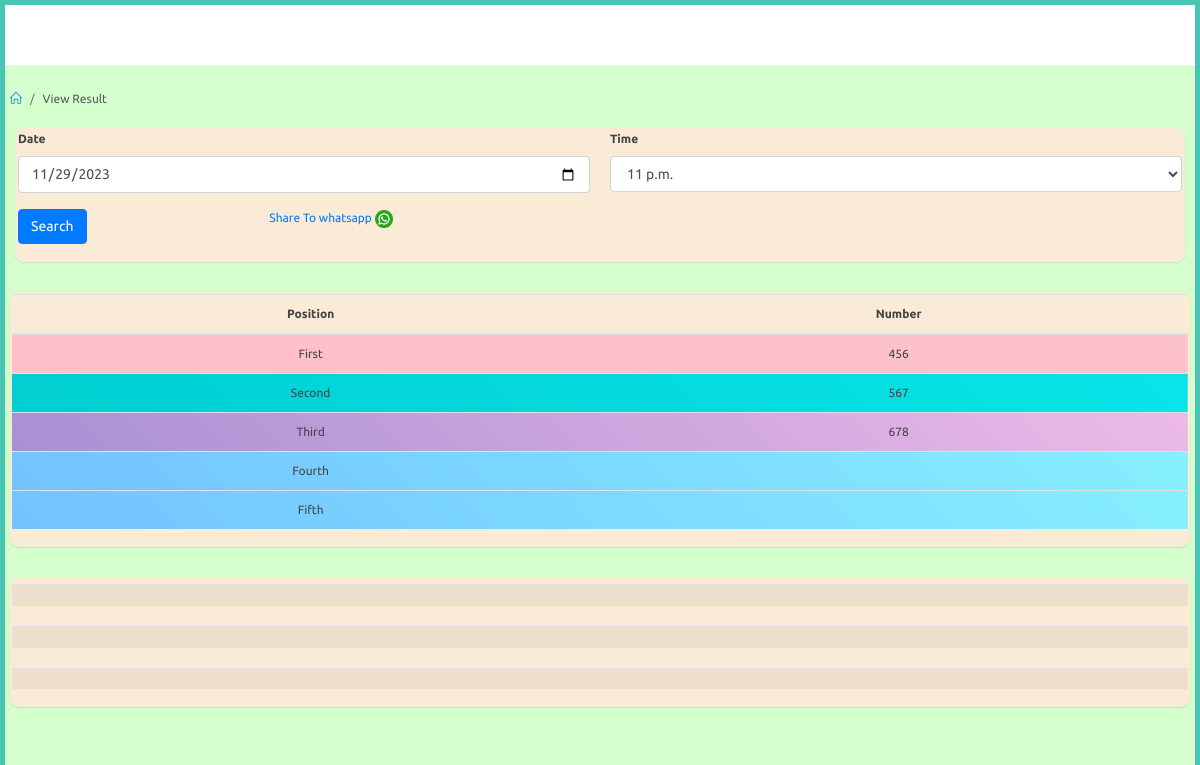
/adminapp/view-results (signed in), run on an earlier commit of the app's database.
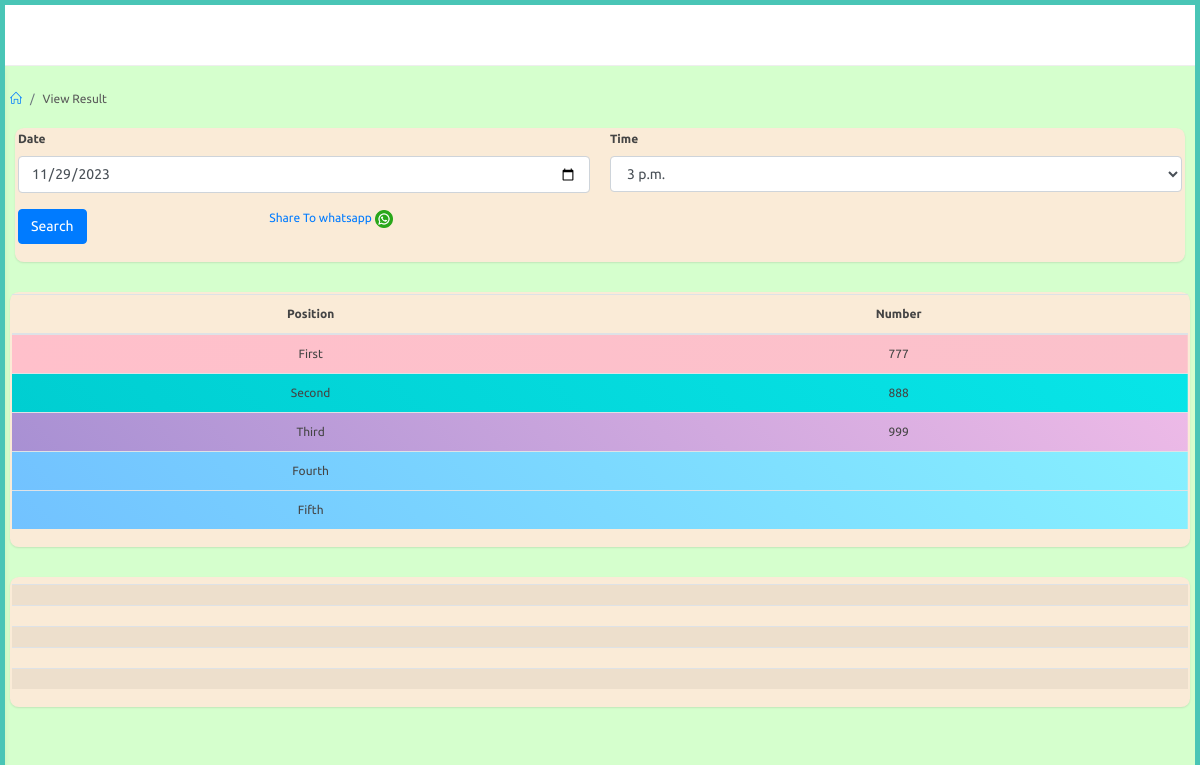
And on a later commit of the database.
### adminapp/models.py (models this page shows, shortened)
class Result(models.Model):
    date = models.DateField()
    time = models.ForeignKey(PlayTime,on_delete=models.CASCADE)
    first = models.CharField(max_length=3,null=True)
    second = models.CharField(max_length=3,null=True)
    third = models.CharField(max_length=3,null=True)
    fourth = models.CharField(max_length=3,null=True)
    fifth = models.CharField(max_length=3,null=True)
    field1 = models.CharField(max_length=3,null=True)
    field2 = models.CharField(max_length=3,null=True)
    field3 = models.CharField(max_length=3,null=True)
    field4 = models.CharField(max_length=3,null=True)
    field5 = models.CharField(max_length=3,null=True)
    field6 = models.CharField(max_length=3,null=True)
    field7 = models.CharField(max_length=3,null=True)
    field8 = models.CharField(max_length=3,null=True)
    field9 = models.CharField(max_length=3,null=True)
    field10 = models.CharField(max_length=3,null=True)
    field11 = models.CharField(max_length=3,null=True)
    field12 = models.CharField(max_length=3,null=True)
    field13 = models.CharField(max_length=3,null=True)
    field14 = models.CharField(max_length=3,null=True)
    field15 = models.CharField(max_length=3,null=True)
    field16 = models.CharField(max_length=3,null=True)
    field17 = models.CharField(max_length=3,null=True)
    field18 = models.CharField(max_length=3,null=True)
    field19 = models.CharField(max_length=3,null=True)
    field20 = models.CharField(max_length=3,null=True)
    field21 = models.CharField(max_length=3,null=True)
    field22 = models.CharField(max_length=3,null=True)
    field23 = models.CharField(max_length=3,null=True)
    field24 = models.CharField(max_length=3,null=True)
    field25 = models.CharField(max_length=3,null=True)
    field26 = models.CharField(max_length=3,null=True)
    field27 = models.CharField(max_length=3,null=True)
    field28 = models.CharField(max_length=3,null=True)
    field29 = models.CharField(max_length=3,null=True)
    field30 = models.CharField(max_length=3,null=True)

### adminapp/views.py (the view, shortened to what this page needs)
# urls.py: path('view-results',views.view_results,name="view_results"),
@login_required
@admin_required
def view_results(request):
    times = PlayTime.objects.filter().all().order_by('id')
    results = Result.objects.filter().last()
    context = {
        'times' : times,
        'results' : results
    }
    return render(request,'adminapp/view_results.html',context)

### templates/adminapp/view_results.html (shortened to what the changed rows need)
{% extends 'adminapp/partials/base.html' %}
{% load static %}
{% block content %}
<div id="main-content">
    <div class="container-fluid">
        <div class="card" style="background-color:antiquewhite;-webkit-padding-start: 0px;padding-right: 0px;">
            <div class="body">
                <form method="POST">
                <div class="row clearfix" style="padding-left: 6px;padding-right: 6px;">
                    <div class="col-md-6 col-6">
                        <div class="form-group">
                            <label for="time" class="control-label">Time</label>
                            <select class="form-control show-tick ms select2" data-placeholder="Select"
                                name="time" id="time">
                                {% for time in times %}
                                <option value="{{time.id}}">{{time.game_time}}</option>
                                {% endfor %}
                            </select>
                        </div>
                    </div>
                </div>
                </form>
            </div>
        </div>
        <div class="row clearfix">
            <div class="col-lg-12 col-md-12 col-sm-12" style="padding-top: 0px;">
                <div class="card" style="background-color:antiquewhite;padding-left: 0px;padding-right: 0px;">
                    <div class="body table-responsive">
                        <table class="table">
                            <thead>
                                <tr>
                                    <th>Position</th>
                                    <th>Number</th>
                                </tr>
                            </thead>
                            <tbody>
                                <tr class="l-pink">
                                    <td>First</td>
                                    <td>{{results.first}}</td>
                                </tr>
                                <tr class="l-turquoise">
                                    <td>Second</td>
                                    <td>{{results.second}}</td>
                                </tr>
                                <tr class="l-parpl">
                                    <td>Third</td>
                                    <td>{{results.third}}</td>
                                </tr>
                            </tbody>
                        </table>
                    </div>
                </div>
            </div>
        </div>
    </div>
    {% endblock %}

What changed in the data, as far as the page shows it:
removed Result: first "456", second "567", third "678"
added Result: first "777", second "888", third "999"
Also different on the page:
form field time: "11 p.m." → "3 p.m."
